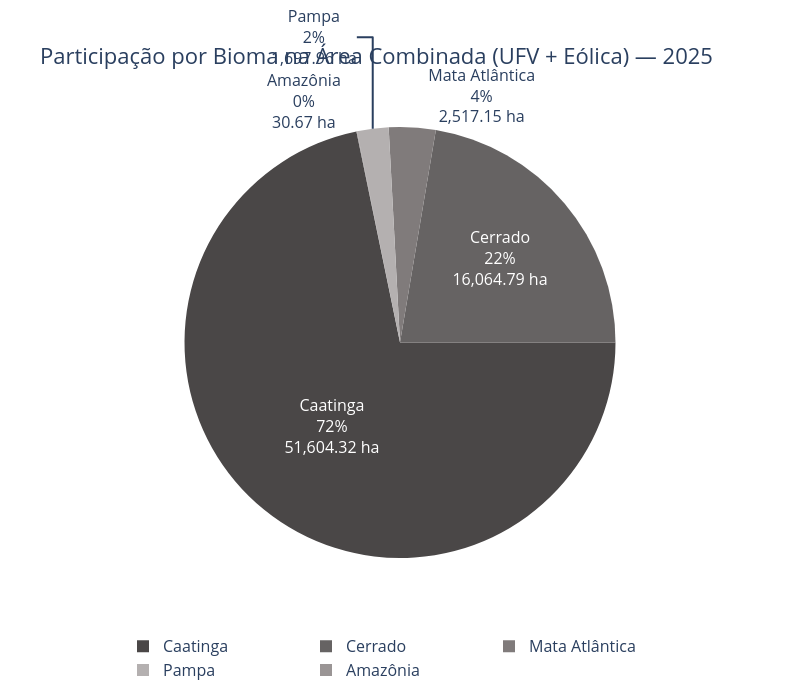

Write notebook code for a chart like this one.
### Code cell
# Célula 8
df_bioma = df[df['tipo_region'] == 'bioma']
pivot_bioma = df_bioma.pivot_table(index='year', columns='nome_region', values='area_ha', aggfunc='sum').fillna(0)
ultimo_ano = int(pivot_bioma.index.max())
serie_ultimo_ano = pivot_bioma.loc[ultimo_ano].sort_values(ascending=False)

cores_map = {'Caatinga': '#4a4747', 'Cerrado': '#666363', 'Mata Atlântica': '#807b7b', 'Amazônia': '#9a9595', 'Pampa': '#b4b0b0'}

# rotation pode precisar de ajuste visual (como nos outros dois notebooks) se
# as fatias pequenas colidirem com o título ou entre si.
fig = go.Figure(data=[go.Pie(
    labels=serie_ultimo_ano.index,
    values=serie_ultimo_ano.values,
    marker=dict(colors=[cores_map.get(b) for b in serie_ultimo_ano.index]),
    textinfo='percent+label+value',
    rotation=90,
    texttemplate='%{label}<br>%{percent:.0%}<br>%{value:,.2f} ha',
    insidetextfont=dict(size=16),
    outsidetextfont=dict(size=16),
    automargin=True,
    hovertemplate='<b>Bioma:</b> %{label}<br><b>Área:</b> %{value:,.2f} ha<extra></extra>'
)])
fig.update_layout(
    title_text=f"Participação por Bioma na Área Combinada (UFV + Eólica) — {ultimo_ano}",
    title_font=dict(size=22), template="plotly_white", width=800, height=700,
    legend=dict(orientation="h", yanchor="bottom", y=-0.3, xanchor="center", x=0.5, entrywidth=0.3, entrywidthmode='fraction', font=dict(size=16)),
    margin=dict(t=80, b=100, l=50, r=50)
)
fig.show()
if salvar_grafico:
    print("Salvando o grafico com DPI 450")
    salvar_grafico_alta_resolucao(fig, 'proporcao_area_combinada_por_bioma', dpi=450)

### Figure 1 — Plotly figure (JSON) as saved in the notebook; plotly's stock layout.template omitted (floating-point values rounded to 4 significant figures)
{"data": [{"automargin": true, "hovertemplate": "<b>Bioma:</b> %{label}<br><b>Área:</b> %{value:,.2f} ha<extra></extra>", "insidetextfont": {"size": 16}, "labels": ["Caatinga", "Cerrado", "Mata Atlântica", "Pampa", "Amazônia"], "marker": {"colors": ["#4a4747", "#666363", "#807b7b", "#b4b0b0", "#9a9595"]}, "outsidetextfont": {"size": 16}, "rotation": 90, "textinfo": "percent+label+value", "texttemplate": "%{label}<br>%{percent:.0%}<br>%{value:,.2f} ha", "type": "pie", "values": [51600.0, 16060.0, 2517.0, 1698.0, 30.67]}], "layout": {"height": 700, "legend": {"entrywidth": 0.3, "entrywidthmode": "fraction", "font": {"size": 16}, "orientation": "h", "x": 0.5, "xanchor": "center", "y": -0.3, "yanchor": "bottom"}, "margin": {"b": 100, "l": 50, "r": 50, "t": 80}, "title": {"font": {"size": 22}, "text": "Participação por Bioma na Área Combinada (UFV + Eólica) — 2025"}, "width": 800}}
